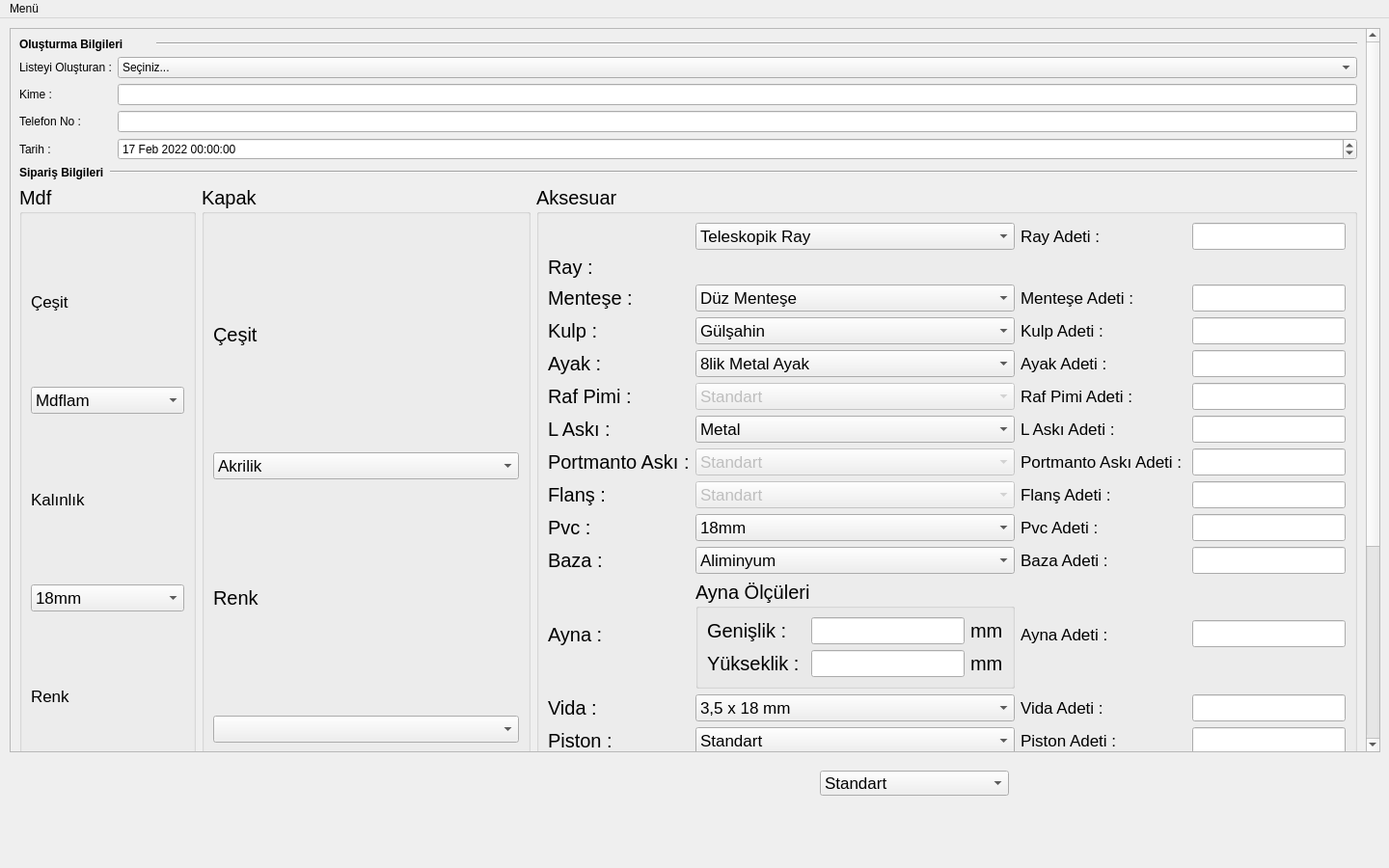
<?xml version="1.0" encoding="UTF-8"?>
<ui version="4.0">
 <class>MainWindow</class>
 <widget class="QMainWindow" name="MainWindow">
  <property name="geometry">
   <rect>
    <x>0</x>
    <y>0</y>
    <width>1440</width>
    <height>900</height>
   </rect>
  </property>
  <property name="minimumSize">
   <size>
    <width>1440</width>
    <height>900</height>
   </size>
  </property>
  <property name="maximumSize">
   <size>
    <width>1440</width>
    <height>900</height>
   </size>
  </property>
  <property name="windowTitle">
   <string>MainWindow</string>
  </property>
  <widget class="QWidget" name="centralwidget">
   <widget class="QScrollArea" name="scrollArea">
    <property name="geometry">
     <rect>
      <x>10</x>
      <y>10</y>
      <width>1421</width>
      <height>751</height>
     </rect>
    </property>
    <property name="widgetResizable">
     <bool>true</bool>
    </property>
    <widget class="QWidget" name="scrollAreaWidgetContents">
     <property name="geometry">
      <rect>
       <x>0</x>
       <y>0</y>
       <width>1419</width>
       <height>982</height>
      </rect>
     </property>
     <layout class="QGridLayout" name="gridLayout_6">
      <item row="0" column="0" colspan="2">
       <widget class="QLabel" name="label">
        <property name="font">
         <font>
          <weight>75</weight>
          <bold>true</bold>
         </font>
        </property>
        <property name="text">
         <string>Oluşturma Bilgileri</string>
        </property>
       </widget>
      </item>
      <item row="0" column="2" colspan="3">
       <widget class="Line" name="line_3">
        <property name="orientation">
         <enum>Qt::Horizontal</enum>
        </property>
       </widget>
      </item>
      <item row="1" column="0" colspan="5">
       <layout class="QGridLayout" name="gridLayout">
        <item row="3" column="0">
         <widget class="QLabel" name="labelkime">
          <property name="text">
           <string>Kime : </string>
          </property>
         </widget>
        </item>
        <item row="3" column="4">
         <widget class="QLineEdit" name="lineKime">
          <property name="clearButtonEnabled">
           <bool>true</bool>
          </property>
         </widget>
        </item>
        <item row="5" column="4">
         <widget class="QDateTimeEdit" name="dateOlusturma">
          <property name="date">
           <date>
            <year>2022</year>
            <month>2</month>
            <day>17</day>
           </date>
          </property>
         </widget>
        </item>
        <item row="0" column="0">
         <widget class="QLabel" name="labelolusturan">
          <property name="text">
           <string>Listeyi Oluşturan :</string>
          </property>
         </widget>
        </item>
        <item row="0" column="4">
         <widget class="QComboBox" name="comboOlusturan">
          <item>
           <property name="text">
            <string>Seçiniz...</string>
           </property>
          </item>
          <item>
           <property name="text">
            <string>Adem Dinçtürk</string>
           </property>
          </item>
          <item>
           <property name="text">
            <string>Murat Dinçtürk</string>
           </property>
          </item>
          <item>
           <property name="text">
            <string>Bir Başkası..</string>
           </property>
          </item>
         </widget>
        </item>
        <item row="5" column="0">
         <widget class="QLabel" name="labelTarih">
          <property name="text">
           <string>Tarih : </string>
          </property>
         </widget>
        </item>
        <item row="4" column="4">
         <widget class="QLineEdit" name="lineTel"/>
        </item>
        <item row="4" column="0">
         <widget class="QLabel" name="label_7">
          <property name="text">
           <string>Telefon No : </string>
          </property>
         </widget>
        </item>
       </layout>
      </item>
      <item row="2" column="0">
       <widget class="QLabel" name="label_2">
        <property name="font">
         <font>
          <weight>75</weight>
          <bold>true</bold>
         </font>
        </property>
        <property name="text">
         <string>Sipariş Bilgileri</string>
        </property>
       </widget>
      </item>
      <item row="2" column="1" colspan="4">
       <widget class="Line" name="line_2">
        <property name="orientation">
         <enum>Qt::Horizontal</enum>
        </property>
       </widget>
      </item>
      <item row="3" column="0" colspan="3">
       <widget class="QGroupBox" name="gbMdf">
        <property name="font">
         <font>
          <pointsize>15</pointsize>
         </font>
        </property>
        <property name="title">
         <string>Mdf</string>
        </property>
        <layout class="QGridLayout" name="gridLayout_2">
         <item row="11" column="0">
          <widget class="QLabel" name="label_6">
           <property name="font">
            <font>
             <pointsize>13</pointsize>
            </font>
           </property>
           <property name="text">
            <string>Adet</string>
           </property>
          </widget>
         </item>
         <item row="0" column="0">
          <widget class="QLabel" name="label_5">
           <property name="font">
            <font>
             <pointsize>13</pointsize>
             <kerning>true</kerning>
            </font>
           </property>
           <property name="text">
            <string>Çeşit</string>
           </property>
          </widget>
         </item>
         <item row="1" column="0">
          <widget class="QComboBox" name="cbCesitMdf">
           <property name="font">
            <font>
             <pointsize>13</pointsize>
            </font>
           </property>
           <item>
            <property name="text">
             <string>Mdflam</string>
            </property>
           </item>
           <item>
            <property name="text">
             <string>Suntalam</string>
            </property>
           </item>
           <item>
            <property name="text">
             <string>Ham Mdf</string>
            </property>
           </item>
          </widget>
         </item>
         <item row="3" column="0">
          <widget class="QComboBox" name="cbKalinlikMdf">
           <property name="font">
            <font>
             <pointsize>13</pointsize>
            </font>
           </property>
           <property name="currentIndex">
            <number>1</number>
           </property>
           <item>
            <property name="text">
             <string>30mm</string>
            </property>
           </item>
           <item>
            <property name="text">
             <string>18mm</string>
            </property>
           </item>
           <item>
            <property name="text">
             <string>8mm</string>
            </property>
           </item>
           <item>
            <property name="text">
             <string>5mm</string>
            </property>
           </item>
           <item>
            <property name="text">
             <string>3mm</string>
            </property>
           </item>
           <item>
            <property name="text">
             <string>Ekleyiniz..</string>
            </property>
           </item>
          </widget>
         </item>
         <item row="5" column="0">
          <widget class="QComboBox" name="cbRenkMdf">
           <property name="font">
            <font>
             <pointsize>13</pointsize>
            </font>
           </property>
          </widget>
         </item>
         <item row="12" column="0">
          <widget class="QLineEdit" name="lineAdetMdf">
           <property name="font">
            <font>
             <pointsize>13</pointsize>
            </font>
           </property>
          </widget>
         </item>
         <item row="4" column="0">
          <widget class="QLabel" name="label_8">
           <property name="font">
            <font>
             <pointsize>13</pointsize>
             <kerning>true</kerning>
            </font>
           </property>
           <property name="text">
            <string>Renk</string>
           </property>
          </widget>
         </item>
         <item row="2" column="0">
          <widget class="QLabel" name="label_4">
           <property name="font">
            <font>
             <pointsize>13</pointsize>
            </font>
           </property>
           <property name="text">
            <string>Kalınlık</string>
           </property>
          </widget>
         </item>
        </layout>
       </widget>
      </item>
      <item row="3" column="3">
       <widget class="QGroupBox" name="gbKapak">
        <property name="font">
         <font>
          <pointsize>15</pointsize>
         </font>
        </property>
        <property name="title">
         <string>Kapak</string>
        </property>
        <layout class="QVBoxLayout" name="verticalLayout">
         <item>
          <widget class="QLabel" name="label_22">
           <property name="text">
            <string>Çeşit</string>
           </property>
          </widget>
         </item>
         <item>
          <widget class="QComboBox" name="cbKapakCesit">
           <property name="font">
            <font>
             <pointsize>13</pointsize>
            </font>
           </property>
           <item>
            <property name="text">
             <string>Akrilik</string>
            </property>
           </item>
           <item>
            <property name="text">
             <string>Mebran</string>
            </property>
           </item>
           <item>
            <property name="text">
             <string>Hyglass</string>
            </property>
           </item>
           <item>
            <property name="text">
             <string>Ray</string>
            </property>
           </item>
           <item>
            <property name="text">
             <string>Cam</string>
            </property>
           </item>
          </widget>
         </item>
         <item>
          <widget class="QLabel" name="label_3">
           <property name="text">
            <string>Renk</string>
           </property>
          </widget>
         </item>
         <item>
          <widget class="QComboBox" name="cbKapakRenk">
           <property name="font">
            <font>
             <pointsize>13</pointsize>
            </font>
           </property>
          </widget>
         </item>
         <item>
          <widget class="QLabel" name="label_9">
           <property name="font">
            <font>
             <pointsize>13</pointsize>
            </font>
           </property>
           <property name="text">
            <string>Adet</string>
           </property>
          </widget>
         </item>
         <item>
          <widget class="QLineEdit" name="lineAdetKapak">
           <property name="font">
            <font>
             <pointsize>13</pointsize>
            </font>
           </property>
          </widget>
         </item>
        </layout>
       </widget>
      </item>
      <item row="3" column="4">
       <widget class="QGroupBox" name="gbAksesuar">
        <property name="font">
         <font>
          <pointsize>15</pointsize>
         </font>
        </property>
        <property name="title">
         <string>Aksesuar</string>
        </property>
        <layout class="QGridLayout" name="gridLayout_3">
         <item row="11" column="1">
          <widget class="QGroupBox" name="gbAynaolculeri">
           <property name="title">
            <string>Ayna Ölçüleri</string>
           </property>
           <layout class="QGridLayout" name="gridLayout_4">
            <item row="0" column="0">
             <widget class="QLabel" name="label_33">
              <property name="text">
               <string>Genişlik :</string>
              </property>
             </widget>
            </item>
            <item row="0" column="2">
             <widget class="QLabel" name="label_35">
              <property name="text">
               <string>mm</string>
              </property>
             </widget>
            </item>
            <item row="0" column="1">
             <widget class="QLineEdit" name="lineAynaolcuGenislik">
              <property name="font">
               <font>
                <pointsize>13</pointsize>
               </font>
              </property>
             </widget>
            </item>
            <item row="1" column="1">
             <widget class="QLineEdit" name="lineAynaolcuYukseklik">
              <property name="font">
               <font>
                <pointsize>13</pointsize>
               </font>
              </property>
             </widget>
            </item>
            <item row="1" column="0">
             <widget class="QLabel" name="label_34">
              <property name="text">
               <string>Yükseklik : </string>
              </property>
             </widget>
            </item>
            <item row="1" column="2">
             <widget class="QLabel" name="label_36">
              <property name="text">
               <string>mm</string>
              </property>
             </widget>
            </item>
           </layout>
          </widget>
         </item>
         <item row="13" column="3">
          <widget class="QLineEdit" name="lineAdetPiston">
           <property name="font">
            <font>
             <pointsize>13</pointsize>
            </font>
           </property>
          </widget>
         </item>
         <item row="12" column="3">
          <widget class="QLineEdit" name="lineAdetVida">
           <property name="font">
            <font>
             <pointsize>13</pointsize>
            </font>
           </property>
          </widget>
         </item>
         <item row="11" column="3">
          <widget class="QLineEdit" name="lineAdetAyna">
           <property name="font">
            <font>
             <pointsize>13</pointsize>
            </font>
           </property>
          </widget>
         </item>
         <item row="9" column="0">
          <widget class="QLabel" name="label_28">
           <property name="text">
            <string>Pvc :</string>
           </property>
          </widget>
         </item>
         <item row="11" column="2">
          <widget class="QLabel" name="label_31">
           <property name="font">
            <font>
             <pointsize>13</pointsize>
            </font>
           </property>
           <property name="text">
            <string>Ayna Adeti :</string>
           </property>
          </widget>
         </item>
         <item row="13" column="1">
          <widget class="QComboBox" name="cbPiston">
           <property name="font">
            <font>
             <pointsize>13</pointsize>
            </font>
           </property>
           <item>
            <property name="text">
             <string>Standart</string>
            </property>
           </item>
          </widget>
         </item>
         <item row="12" column="1">
          <widget class="QComboBox" name="cbVida">
           <property name="font">
            <font>
             <pointsize>13</pointsize>
            </font>
           </property>
           <item>
            <property name="text">
             <string>3,5 x 18 mm</string>
            </property>
           </item>
           <item>
            <property name="text">
             <string>3,5 x 30 mm</string>
            </property>
           </item>
           <item>
            <property name="text">
             <string>3,5 x 50 mm</string>
            </property>
           </item>
           <item>
            <property name="text">
             <string>3,5 x 25 mm</string>
            </property>
           </item>
           <item>
            <property name="text">
             <string>3,5 x 70 mm</string>
            </property>
           </item>
           <item>
            <property name="text">
             <string>3,5 x 80 mm</string>
            </property>
           </item>
          </widget>
         </item>
         <item row="13" column="0">
          <widget class="QLabel" name="label_40">
           <property name="text">
            <string>Piston :</string>
           </property>
          </widget>
         </item>
         <item row="10" column="3">
          <widget class="QLineEdit" name="lineAdetBaza">
           <property name="font">
            <font>
             <pointsize>13</pointsize>
            </font>
           </property>
          </widget>
         </item>
         <item row="13" column="2">
          <widget class="QLabel" name="label_39">
           <property name="font">
            <font>
             <pointsize>13</pointsize>
            </font>
           </property>
           <property name="text">
            <string>Piston Adeti :</string>
           </property>
          </widget>
         </item>
         <item row="15" column="1">
          <widget class="QComboBox" name="cbBlum">
           <property name="font">
            <font>
             <pointsize>13</pointsize>
            </font>
           </property>
           <item>
            <property name="text">
             <string>Standart</string>
            </property>
           </item>
          </widget>
         </item>
         <item row="14" column="2">
          <widget class="QLabel" name="label_44">
           <property name="font">
            <font>
             <pointsize>13</pointsize>
            </font>
           </property>
           <property name="text">
            <string>Avantus Adeti :</string>
           </property>
          </widget>
         </item>
         <item row="2" column="2">
          <widget class="QLabel" name="label_12">
           <property name="font">
            <font>
             <pointsize>13</pointsize>
            </font>
           </property>
           <property name="text">
            <string>Menteşe Adeti : </string>
           </property>
          </widget>
         </item>
         <item row="2" column="1">
          <widget class="QComboBox" name="cbMentese">
           <property name="font">
            <font>
             <pointsize>13</pointsize>
            </font>
           </property>
           <item>
            <property name="text">
             <string>Düz Menteşe</string>
            </property>
           </item>
           <item>
            <property name="text">
             <string>Frenli Menteşe</string>
            </property>
           </item>
           <item>
            <property name="text">
             <string>Köşe Menteşe</string>
            </property>
           </item>
          </widget>
         </item>
         <item row="0" column="1">
          <widget class="QComboBox" name="cbRay">
           <property name="font">
            <font>
             <pointsize>13</pointsize>
            </font>
           </property>
           <item>
            <property name="text">
             <string>Teleskopik Ray</string>
            </property>
           </item>
           <item>
            <property name="text">
             <string>Frenli Ray</string>
            </property>
           </item>
           <item>
            <property name="text">
             <string>Düz Ray</string>
            </property>
           </item>
          </widget>
         </item>
         <item row="2" column="0">
          <widget class="QLabel" name="label_13">
           <property name="text">
            <string>Menteşe :</string>
           </property>
          </widget>
         </item>
         <item row="0" column="2">
          <widget class="QLabel" name="label_11">
           <property name="font">
            <font>
             <pointsize>13</pointsize>
            </font>
           </property>
           <property name="text">
            <string>Ray Adeti : </string>
           </property>
          </widget>
         </item>
         <item row="0" column="3">
          <widget class="QLineEdit" name="lineAdetRay">
           <property name="font">
            <font>
             <pointsize>13</pointsize>
            </font>
           </property>
          </widget>
         </item>
         <item row="2" column="3">
          <widget class="QLineEdit" name="lineAdetMentese">
           <property name="font">
            <font>
             <pointsize>13</pointsize>
            </font>
           </property>
          </widget>
         </item>
         <item row="3" column="3">
          <widget class="QLineEdit" name="lineAdetKulp">
           <property name="font">
            <font>
             <pointsize>13</pointsize>
            </font>
           </property>
          </widget>
         </item>
         <item row="3" column="0">
          <widget class="QLabel" name="label_15">
           <property name="text">
            <string>Kulp :</string>
           </property>
          </widget>
         </item>
         <item row="3" column="2">
          <widget class="QLabel" name="label_14">
           <property name="font">
            <font>
             <pointsize>13</pointsize>
            </font>
           </property>
           <property name="text">
            <string>Kulp Adeti : </string>
           </property>
          </widget>
         </item>
         <item row="3" column="1">
          <widget class="QComboBox" name="cbKulp">
           <property name="font">
            <font>
             <pointsize>13</pointsize>
            </font>
           </property>
           <item>
            <property name="text">
             <string>Gülşahin</string>
            </property>
           </item>
           <item>
            <property name="text">
             <string>Ofik</string>
            </property>
           </item>
          </widget>
         </item>
         <item row="4" column="0">
          <widget class="QLabel" name="label_17">
           <property name="text">
            <string>Ayak :</string>
           </property>
          </widget>
         </item>
         <item row="8" column="1">
          <widget class="QComboBox" name="cbFlans">
           <property name="enabled">
            <bool>false</bool>
           </property>
           <property name="font">
            <font>
             <pointsize>13</pointsize>
            </font>
           </property>
           <item>
            <property name="text">
             <string>Standart</string>
            </property>
           </item>
          </widget>
         </item>
         <item row="8" column="2">
          <widget class="QLabel" name="label_25">
           <property name="font">
            <font>
             <pointsize>13</pointsize>
            </font>
           </property>
           <property name="text">
            <string>Flanş Adeti : </string>
           </property>
          </widget>
         </item>
         <item row="8" column="0">
          <widget class="QLabel" name="label_26">
           <property name="text">
            <string>Flanş :</string>
           </property>
          </widget>
         </item>
         <item row="7" column="2">
          <widget class="QLabel" name="label_23">
           <property name="font">
            <font>
             <pointsize>13</pointsize>
            </font>
           </property>
           <property name="text">
            <string>Portmanto Askı Adeti : </string>
           </property>
          </widget>
         </item>
         <item row="7" column="0">
          <widget class="QLabel" name="label_24">
           <property name="text">
            <string>Portmanto Askı :</string>
           </property>
          </widget>
         </item>
         <item row="10" column="1">
          <widget class="QComboBox" name="cbBaza">
           <property name="font">
            <font>
             <pointsize>13</pointsize>
            </font>
           </property>
           <item>
            <property name="text">
             <string>Aliminyum</string>
            </property>
           </item>
           <item>
            <property name="text">
             <string>Plastik</string>
            </property>
           </item>
          </widget>
         </item>
         <item row="9" column="3">
          <widget class="QLineEdit" name="lineAdetPvc">
           <property name="font">
            <font>
             <pointsize>13</pointsize>
            </font>
           </property>
          </widget>
         </item>
         <item row="11" column="0">
          <widget class="QLabel" name="label_32">
           <property name="text">
            <string>Ayna :</string>
           </property>
          </widget>
         </item>
         <item row="7" column="3">
          <widget class="QLineEdit" name="lineAdetPortaski">
           <property name="font">
            <font>
             <pointsize>13</pointsize>
            </font>
           </property>
          </widget>
         </item>
         <item row="6" column="2">
          <widget class="QLabel" name="label_20">
           <property name="font">
            <font>
             <pointsize>13</pointsize>
            </font>
           </property>
           <property name="text">
            <string>L Askı Adeti : </string>
           </property>
          </widget>
         </item>
         <item row="6" column="1">
          <widget class="QComboBox" name="cbLaski">
           <property name="font">
            <font>
             <pointsize>13</pointsize>
            </font>
           </property>
           <item>
            <property name="text">
             <string>Metal</string>
            </property>
           </item>
           <item>
            <property name="text">
             <string>Plastik</string>
            </property>
           </item>
          </widget>
         </item>
         <item row="10" column="0">
          <widget class="QLabel" name="label_30">
           <property name="text">
            <string>Baza :</string>
           </property>
          </widget>
         </item>
         <item row="6" column="3">
          <widget class="QLineEdit" name="lineAdetLaski">
           <property name="font">
            <font>
             <pointsize>13</pointsize>
            </font>
           </property>
          </widget>
         </item>
         <item row="9" column="1">
          <widget class="QComboBox" name="cbPvc">
           <property name="font">
            <font>
             <pointsize>13</pointsize>
            </font>
           </property>
           <item>
            <property name="text">
             <string>18mm</string>
            </property>
           </item>
           <item>
            <property name="text">
             <string>8mm</string>
            </property>
           </item>
          </widget>
         </item>
         <item row="10" column="2">
          <widget class="QLabel" name="label_29">
           <property name="font">
            <font>
             <pointsize>13</pointsize>
            </font>
           </property>
           <property name="text">
            <string>Baza Adeti : </string>
           </property>
          </widget>
         </item>
         <item row="4" column="1">
          <widget class="QComboBox" name="cbAyak">
           <property name="font">
            <font>
             <pointsize>13</pointsize>
            </font>
           </property>
           <item>
            <property name="text">
             <string>8lik Metal Ayak</string>
            </property>
           </item>
           <item>
            <property name="text">
             <string>10luk Metal Ayak</string>
            </property>
           </item>
           <item>
            <property name="text">
             <string>15lik Metal Ayak</string>
            </property>
           </item>
           <item>
            <property name="text">
             <string>8lik Plastik Ayak</string>
            </property>
           </item>
           <item>
            <property name="text">
             <string>10luk Plastik Ayak</string>
            </property>
           </item>
           <item>
            <property name="text">
             <string>15lik Plastik Ayak</string>
            </property>
           </item>
          </widget>
         </item>
         <item row="8" column="3">
          <widget class="QLineEdit" name="lineAdetFlans">
           <property name="font">
            <font>
             <pointsize>13</pointsize>
            </font>
           </property>
          </widget>
         </item>
         <item row="4" column="3">
          <widget class="QLineEdit" name="lineAdetAyak">
           <property name="font">
            <font>
             <pointsize>13</pointsize>
            </font>
           </property>
          </widget>
         </item>
         <item row="5" column="2">
          <widget class="QLabel" name="label_18">
           <property name="font">
            <font>
             <pointsize>13</pointsize>
            </font>
           </property>
           <property name="text">
            <string>Raf Pimi Adeti : </string>
           </property>
          </widget>
         </item>
         <item row="5" column="3">
          <widget class="QLineEdit" name="lineAdetRafpimi">
           <property name="font">
            <font>
             <pointsize>13</pointsize>
            </font>
           </property>
          </widget>
         </item>
         <item row="6" column="0">
          <widget class="QLabel" name="label_21">
           <property name="text">
            <string>L Askı : </string>
           </property>
          </widget>
         </item>
         <item row="5" column="0">
          <widget class="QLabel" name="label_19">
           <property name="text">
            <string>Raf Pimi :</string>
           </property>
          </widget>
         </item>
         <item row="5" column="1">
          <widget class="QComboBox" name="cbRafpimi">
           <property name="enabled">
            <bool>false</bool>
           </property>
           <property name="font">
            <font>
             <pointsize>13</pointsize>
            </font>
           </property>
           <item>
            <property name="text">
             <string>Standart</string>
            </property>
           </item>
          </widget>
         </item>
         <item row="4" column="2">
          <widget class="QLabel" name="label_16">
           <property name="font">
            <font>
             <pointsize>13</pointsize>
            </font>
           </property>
           <property name="text">
            <string>Ayak Adeti : </string>
           </property>
          </widget>
         </item>
         <item row="1" column="0">
          <widget class="QLabel" name="label_10">
           <property name="text">
            <string>Ray : </string>
           </property>
          </widget>
         </item>
         <item row="12" column="0">
          <widget class="QLabel" name="label_37">
           <property name="text">
            <string>Vida :</string>
           </property>
          </widget>
         </item>
         <item row="9" column="2">
          <widget class="QLabel" name="label_27">
           <property name="font">
            <font>
             <pointsize>13</pointsize>
            </font>
           </property>
           <property name="text">
            <string>Pvc Adeti : </string>
           </property>
          </widget>
         </item>
         <item row="7" column="1">
          <widget class="QComboBox" name="cbPortaski">
           <property name="enabled">
            <bool>false</bool>
           </property>
           <property name="font">
            <font>
             <pointsize>13</pointsize>
            </font>
           </property>
           <item>
            <property name="text">
             <string>Standart</string>
            </property>
           </item>
          </widget>
         </item>
         <item row="12" column="2">
          <widget class="QLabel" name="label_38">
           <property name="font">
            <font>
             <pointsize>13</pointsize>
            </font>
           </property>
           <property name="text">
            <string>Vida Adeti :</string>
           </property>
          </widget>
         </item>
         <item row="18" column="1" colspan="3">
          <widget class="QDoubleSpinBox" name="dsbIscilik"/>
         </item>
         <item row="14" column="3">
          <widget class="QLineEdit" name="lineAdetAvantus">
           <property name="font">
            <font>
             <pointsize>13</pointsize>
            </font>
           </property>
          </widget>
         </item>
         <item row="16" column="0">
          <widget class="QLabel" name="label_50">
           <property name="text">
            <string>Kaşıklık :</string>
           </property>
          </widget>
         </item>
         <item row="14" column="0">
          <widget class="QLabel" name="label_42">
           <property name="text">
            <string>Avantus : </string>
           </property>
          </widget>
         </item>
         <item row="16" column="2">
          <widget class="QLabel" name="label_41">
           <property name="font">
            <font>
             <pointsize>13</pointsize>
            </font>
           </property>
           <property name="text">
            <string>Kaşıklık Adeti :</string>
           </property>
          </widget>
         </item>
         <item row="14" column="1">
          <widget class="QComboBox" name="cbAvantus">
           <property name="font">
            <font>
             <pointsize>13</pointsize>
            </font>
           </property>
           <item>
            <property name="text">
             <string>Standart</string>
            </property>
           </item>
          </widget>
         </item>
         <item row="15" column="2">
          <widget class="QLabel" name="label_46">
           <property name="font">
            <font>
             <pointsize>13</pointsize>
            </font>
           </property>
           <property name="text">
            <string>Blum Makas Adeti :</string>
           </property>
          </widget>
         </item>
         <item row="15" column="0">
          <widget class="QLabel" name="label_45">
           <property name="text">
            <string>Blum Makas : </string>
           </property>
          </widget>
         </item>
         <item row="18" column="0">
          <widget class="QLabel" name="label_51">
           <property name="text">
            <string>İşcilik :</string>
           </property>
          </widget>
         </item>
         <item row="15" column="3">
          <widget class="QLineEdit" name="lineAdetBlum">
           <property name="font">
            <font>
             <pointsize>13</pointsize>
            </font>
           </property>
          </widget>
         </item>
         <item row="16" column="3">
          <widget class="QLineEdit" name="lineAdetKasiklik">
           <property name="font">
            <font>
             <pointsize>13</pointsize>
            </font>
           </property>
          </widget>
         </item>
         <item row="17" column="0">
          <widget class="QLabel" name="label_52">
           <property name="text">
            <string>Tutkal :</string>
           </property>
          </widget>
         </item>
         <item row="16" column="1">
          <widget class="QGroupBox" name="gbKasiklikolculeri">
           <property name="title">
            <string>Kaşıklık Ölçüleri</string>
           </property>
           <layout class="QGridLayout" name="gridLayout_5">
            <item row="0" column="0">
             <widget class="QLabel" name="label_43">
              <property name="text">
               <string>Genişlik :</string>
              </property>
             </widget>
            </item>
            <item row="0" column="2">
             <widget class="QLabel" name="label_47">
              <property name="text">
               <string>mm</string>
              </property>
             </widget>
            </item>
            <item row="0" column="1">
             <widget class="QLineEdit" name="lineKasiklikolcuGenislik">
              <property name="font">
               <font>
                <pointsize>13</pointsize>
               </font>
              </property>
             </widget>
            </item>
            <item row="1" column="1">
             <widget class="QLineEdit" name="lineKasiklikolcuYukseklik">
              <property name="font">
               <font>
                <pointsize>13</pointsize>
               </font>
              </property>
             </widget>
            </item>
            <item row="1" column="0">
             <widget class="QLabel" name="label_48">
              <property name="text">
               <string>Yükseklik : </string>
              </property>
             </widget>
            </item>
            <item row="1" column="2">
             <widget class="QLabel" name="label_49">
              <property name="text">
               <string>mm</string>
              </property>
             </widget>
            </item>
           </layout>
          </widget>
         </item>
         <item row="17" column="1">
          <widget class="QComboBox" name="cbTutkal">
           <property name="font">
            <font>
             <pointsize>13</pointsize>
            </font>
           </property>
           <item>
            <property name="text">
             <string>Standart</string>
            </property>
           </item>
          </widget>
         </item>
         <item row="17" column="2">
          <widget class="QLabel" name="label_53">
           <property name="text">
            <string>Tutkal Adeti :</string>
           </property>
          </widget>
         </item>
         <item row="17" column="3">
          <widget class="QLineEdit" name="lineAdetTutkal">
           <property name="font">
            <font>
             <pointsize>13</pointsize>
            </font>
           </property>
          </widget>
         </item>
        </layout>
       </widget>
      </item>
     </layout>
    </widget>
   </widget>
   <widget class="QComboBox" name="cbPiston_2">
    <property name="geometry">
     <rect>
      <x>850</x>
      <y>780</y>
      <width>196</width>
      <height>26</height>
     </rect>
    </property>
    <property name="font">
     <font>
      <pointsize>13</pointsize>
     </font>
    </property>
    <item>
     <property name="text">
      <string>Standart</string>
     </property>
    </item>
   </widget>
  </widget>
  <widget class="QMenuBar" name="menubar">
   <property name="geometry">
    <rect>
     <x>0</x>
     <y>0</y>
     <width>1440</width>
     <height>24</height>
    </rect>
   </property>
   <widget class="QMenu" name="menuMen">
    <property name="title">
     <string>Menü</string>
    </property>
   </widget>
   <addaction name="menuMen"/>
  </widget>
 </widget>
 <resources/>
 <connections/>
</ui>
